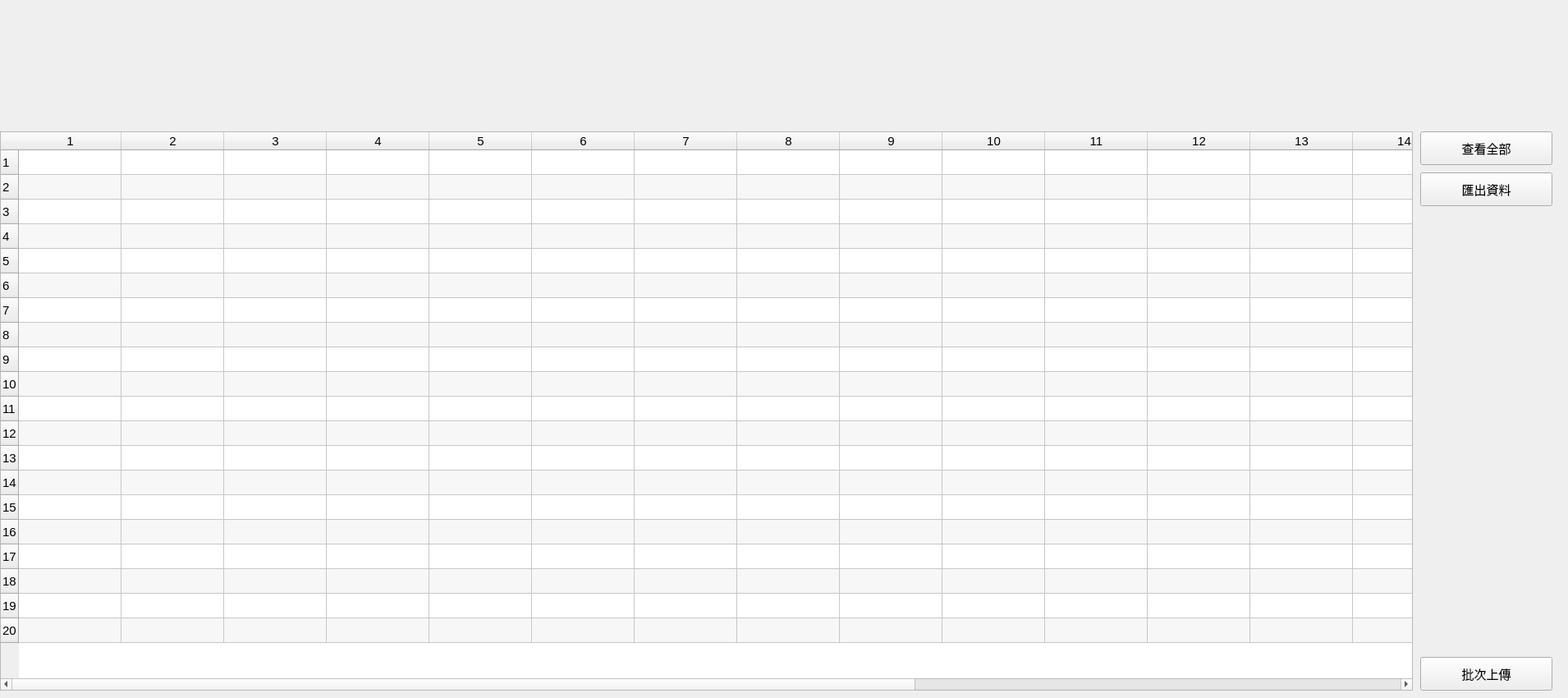
    <widget class="QWidget" name="tab_productcategoryManagement">
     <property name="sizePolicy">
      <sizepolicy hsizetype="Fixed" vsizetype="Fixed">
       <horstretch>0</horstretch>
       <verstretch>0</verstretch>
      </sizepolicy>
     </property>
     <property name="minimumSize">
      <size>
       <width>1910</width>
       <height>850</height>
      </size>
     </property>
     <property name="baseSize">
      <size>
       <width>0</width>
       <height>0</height>
      </size>
     </property>
     <property name="font">
      <font>
       <family>MS Sans Serif</family>
       <pointsize>11</pointsize>
      </font>
     </property>
     <property name="focusPolicy">
      <enum>Qt::NoFocus</enum>
     </property>
     <property name="statusTip">
      <string/>
     </property>
     <property name="whatsThis">
      <string/>
     </property>
     <property name="accessibleName">
      <string/>
     </property>
     <property name="autoFillBackground">
      <bool>false</bool>
     </property>
     <property name="styleSheet">
      <string notr="true"/>
     </property>
     <attribute name="title">
      <string>商品類別管理</string>
     </attribute>
     <widget class="QPushButton" name="productcatogory_pushButton_batchUpload">
      <property name="geometry">
       <rect>
        <x>1730</x>
        <y>800</y>
        <width>161</width>
        <height>41</height>
       </rect>
      </property>
      <property name="text">
       <string>批次上傳</string>
      </property>
     </widget>
     <widget class="QTableWidget" name="productcategory_tableWidget_display">
      <property name="geometry">
       <rect>
        <x>0</x>
        <y>160</y>
        <width>1721</width>
        <height>681</height>
       </rect>
      </property>
      <property name="font">
       <font>
        <pointsize>11</pointsize>
       </font>
      </property>
      <property name="alternatingRowColors">
       <bool>true</bool>
      </property>
      <property name="selectionMode">
       <enum>QAbstractItemView::ExtendedSelection</enum>
      </property>
      <property name="selectionBehavior">
       <enum>QAbstractItemView::SelectRows</enum>
      </property>
      <property name="rowCount">
       <number>20</number>
      </property>
      <property name="columnCount">
       <number>20</number>
      </property>
      <attribute name="horizontalHeaderDefaultSectionSize">
       <number>125</number>
      </attribute>
      <attribute name="horizontalHeaderShowSortIndicator" stdset="0">
       <bool>true</bool>
      </attribute>
      <attribute name="verticalHeaderCascadingSectionResizes">
       <bool>false</bool>
      </attribute>
      <attribute name="verticalHeaderDefaultSectionSize">
       <number>30</number>
      </attribute>
      <attribute name="verticalHeaderMinimumSectionSize">
       <number>30</number>
      </attribute>
      <row/>
      <row/>
      <row/>
      <row/>
      <row/>
      <row/>
      <row/>
      <row/>
      <row/>
      <row/>
      <row/>
      <row/>
      <row/>
      <row/>
      <row/>
      <row/>
      <row/>
      <row/>
      <row/>
      <row/>
      <column/>
      <column/>
      <column/>
      <column/>
      <column/>
      <column/>
      <column/>
      <column/>
      <column/>
      <column/>
      <column/>
      <column/>
      <column/>
      <column/>
      <column/>
      <column/>
      <column/>
      <column/>
      <column/>
      <column/>
     </widget>
     <widget class="QPushButton" name="productcategory_pushButton_listAll">
      <property name="geometry">
       <rect>
        <x>1730</x>
        <y>160</y>
        <width>161</width>
        <height>41</height>
       </rect>
      </property>
      <property name="text">
       <string>查看全部</string>
      </property>
     </widget>
     <widget class="QPushButton" name="productcategory_pushButton_generateCSV">
      <property name="geometry">
       <rect>
        <x>1730</x>
        <y>210</y>
        <width>161</width>
        <height>41</height>
       </rect>
      </property>
      <property name="text">
       <string>匯出資料</string>
      </property>
     </widget>
    </widget>
